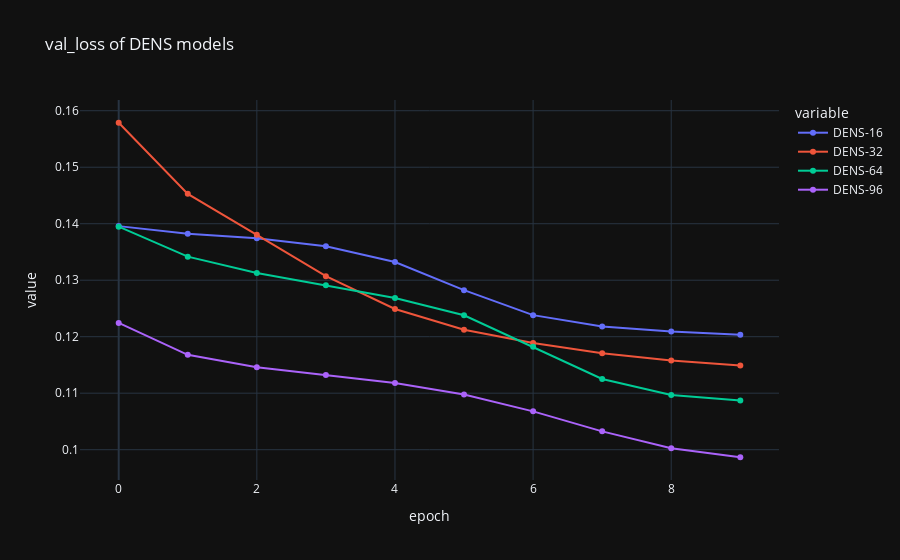

Notebook cell for this chart:
### Code cell
plot_selection_metric("DENS")

### Figure 1 — Plotly figure (JSON) as saved in the notebook; plotly's stock layout.template omitted (floating-point values rounded to 4 significant figures)
{"data": [{"hovertemplate": "variable=DENS-16<br>epoch=%{x}<br>value=%{y}<extra></extra>", "legendgroup": "DENS-16", "line": {"color": "#636efa", "dash": "solid"}, "marker": {"symbol": "circle"}, "mode": "lines+markers", "name": "DENS-16", "orientation": "v", "showlegend": true, "type": "scatter", "x": [0, 1, 2, 3, 4, 5, 6, 7, 8, 9], "xaxis": "x", "y": [0.1396, 0.1382, 0.1374, 0.136, 0.1332, 0.1282, 0.1238, 0.1218, 0.1209, 0.1203], "yaxis": "y"}, {"hovertemplate": "variable=DENS-32<br>epoch=%{x}<br>value=%{y}<extra></extra>", "legendgroup": "DENS-32", "line": {"color": "#EF553B", "dash": "solid"}, "marker": {"symbol": "circle"}, "mode": "lines+markers", "name": "DENS-32", "orientation": "v", "showlegend": true, "type": "scatter", "x": [0, 1, 2, 3, 4, 5, 6, 7, 8, 9], "xaxis": "x", "y": [0.1579, 0.1453, 0.138, 0.1307, 0.1249, 0.1212, 0.1189, 0.1171, 0.1158, 0.1149], "yaxis": "y"}, {"hovertemplate": "variable=DENS-64<br>epoch=%{x}<br>value=%{y}<extra></extra>", "legendgroup": "DENS-64", "line": {"color": "#00cc96", "dash": "solid"}, "marker": {"symbol": "circle"}, "mode": "lines+markers", "name": "DENS-64", "orientation": "v", "showlegend": true, "type": "scatter", "x": [0, 1, 2, 3, 4, 5, 6, 7, 8, 9], "xaxis": "x", "y": [0.1395, 0.1342, 0.1313, 0.1291, 0.1269, 0.1238, 0.1182, 0.1125, 0.1097, 0.1087], "yaxis": "y"}, {"hovertemplate": "variable=DENS-96<br>epoch=%{x}<br>value=%{y}<extra></extra>", "legendgroup": "DENS-96", "line": {"color": "#ab63fa", "dash": "solid"}, "marker": {"symbol": "circle"}, "mode": "lines+markers", "name": "DENS-96", "orientation": "v", "showlegend": true, "type": "scatter", "x": [0, 1, 2, 3, 4, 5, 6, 7, 8, 9], "xaxis": "x", "y": [0.1224, 0.1168, 0.1146, 0.1132, 0.1118, 0.1098, 0.1068, 0.1032, 0.1003, 0.09866], "yaxis": "y"}], "layout": {"legend": {"title": {"text": "variable"}, "tracegroupgap": 0}, "title": {"text": "val_loss of DENS models"}, "xaxis": {"anchor": "y", "domain": [0, 1], "title": {"text": "epoch"}}, "yaxis": {"anchor": "x", "domain": [0, 1], "title": {"text": "value"}}}}
